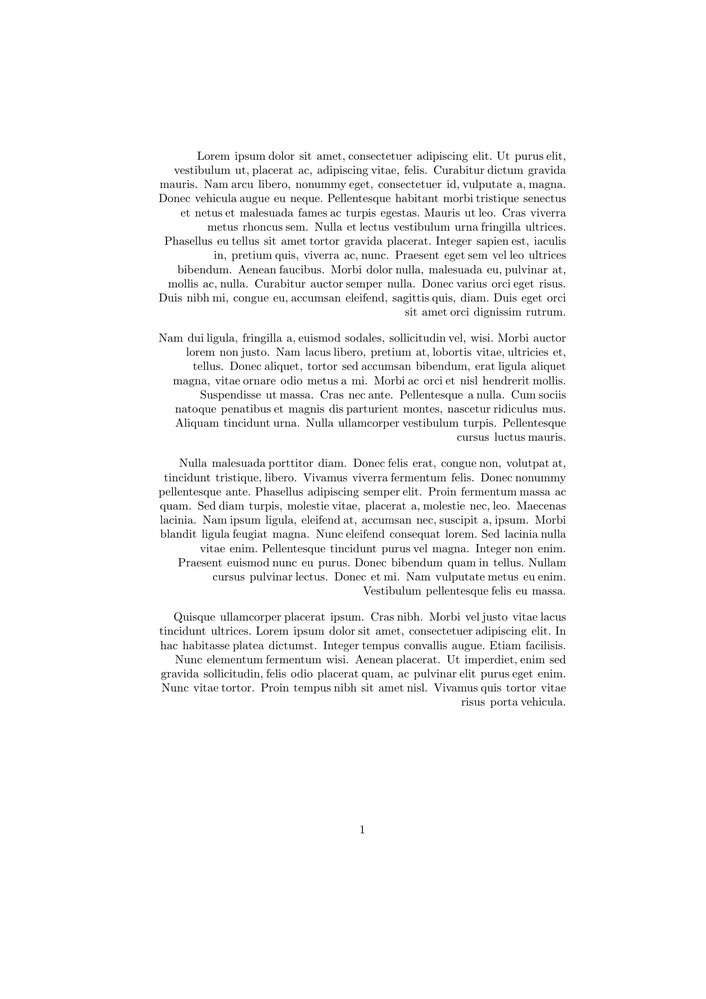
#> input picture pdf-to-bmp/loren-ipsum/loren_ipsum_text_thesis.result.copy-0.jpg, 706 x 999 px, shrunk from 1654 x 2339 before the run
$ python bmp_to_PIL.py
#> lines starting #> are read from the running program, lines starting #| are printed output that depends on the picture; after the words box and inside, x2 and y2 are one past the last pixel; in counts of white or black regions, pixels touching at a corner belong together
import cv2
import pytesseract
import re

def preprocess_image(image_path):
    image = cv2.imread(image_path)
#> image is the input picture: shape (999, 706, 3); min 0, max 255, mean 247
    gray = cv2.cvtColor(image, cv2.COLOR_BGR2GRAY)
    # binary = cv2.adaptiveThreshold(gray, 255, cv2.ADAPTIVE_THRESH_GAUSSIAN_C, cv2.THRESH_BINARY, 11, 2)
    _,image = cv2.threshold(gray, 127, 255, cv2.THRESH_BINARY)
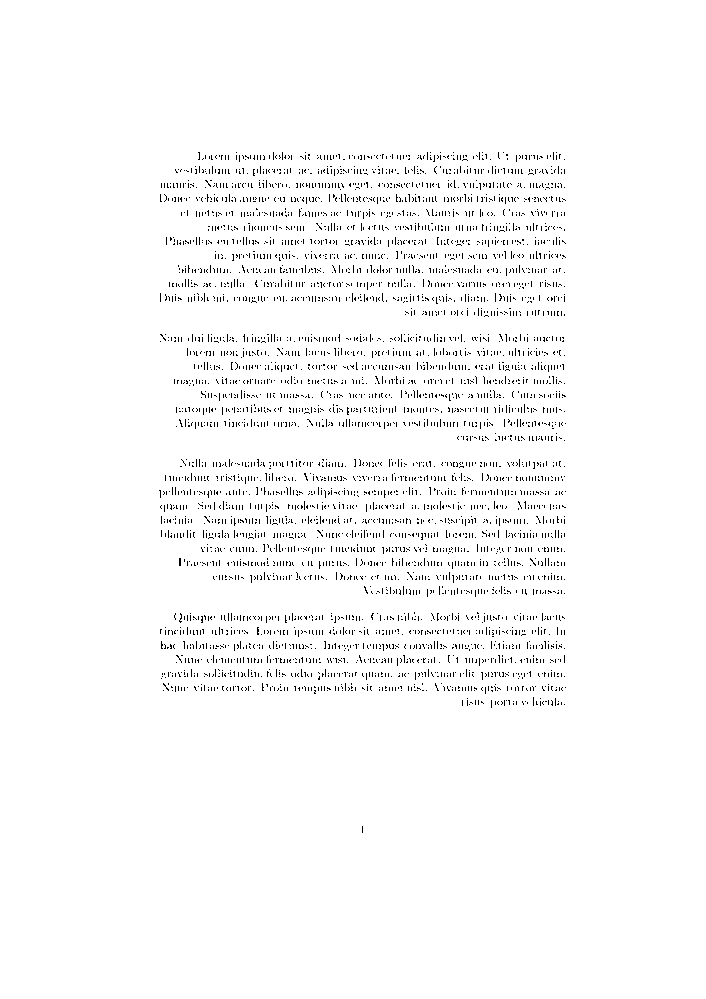
#> image: shape (999, 706); 97.6% white; black in thin lines or dots, all inside (x1, y1, x2, y2) = (159, 152, 566, 833)

    # [15 lines of commented-out code are left out]

    return image

def extract_text(image):
    custom_config = r'--oem 3 --psm 6'
#> (the run stopped early here; a loop or call above may not have finished)

$ run again, with pdf-to-bmp/loren-ipsum/loren_ipsum_text_thesis.jpg copied over pdf-to-bmp/loren-ipsum/loren_ipsum_text_thesis.result.copy-0.jpg
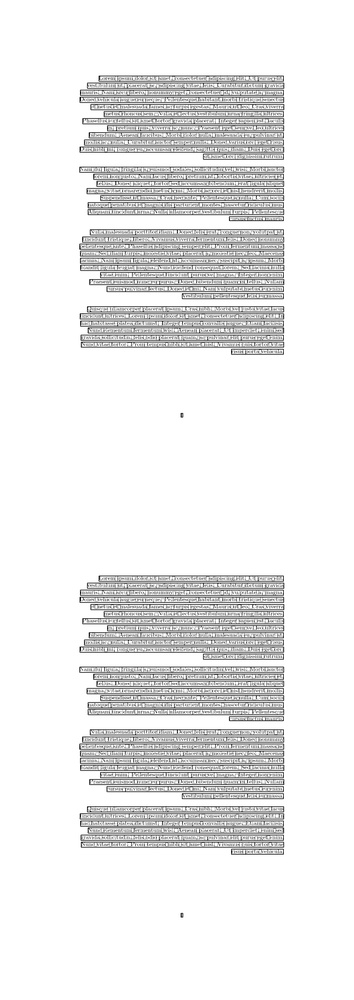
#> input picture pdf-to-bmp/loren-ipsum/loren_ipsum_text_thesis.jpg, 354 x 1000 px, shrunk from 827 x 2339 before the run
#> in preprocess_image, image is the input picture: shape (1000, 354, 3); min 0, max 255, mean 233.9
#> in preprocess_image, `_,image = cv2.threshold(gray, 127, 255, cv2.THRESH_BINARY)`:
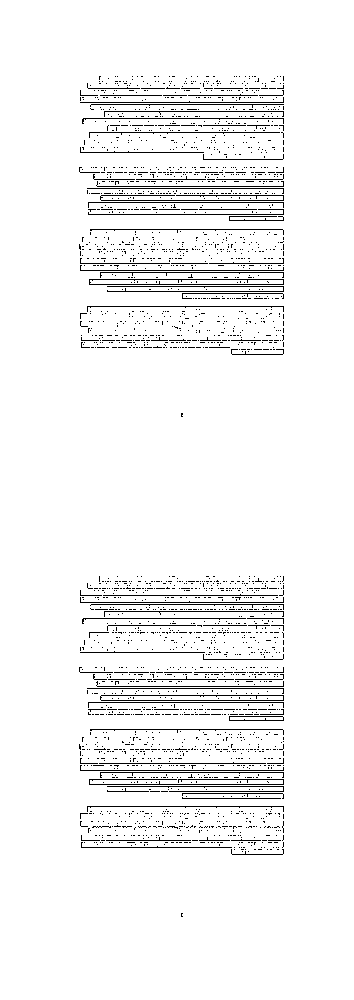
#> image: shape (1000, 354); 95.5% white; black in thin lines or dots, all inside (x1, y1, x2, y2) = (79, 76, 284, 917)
